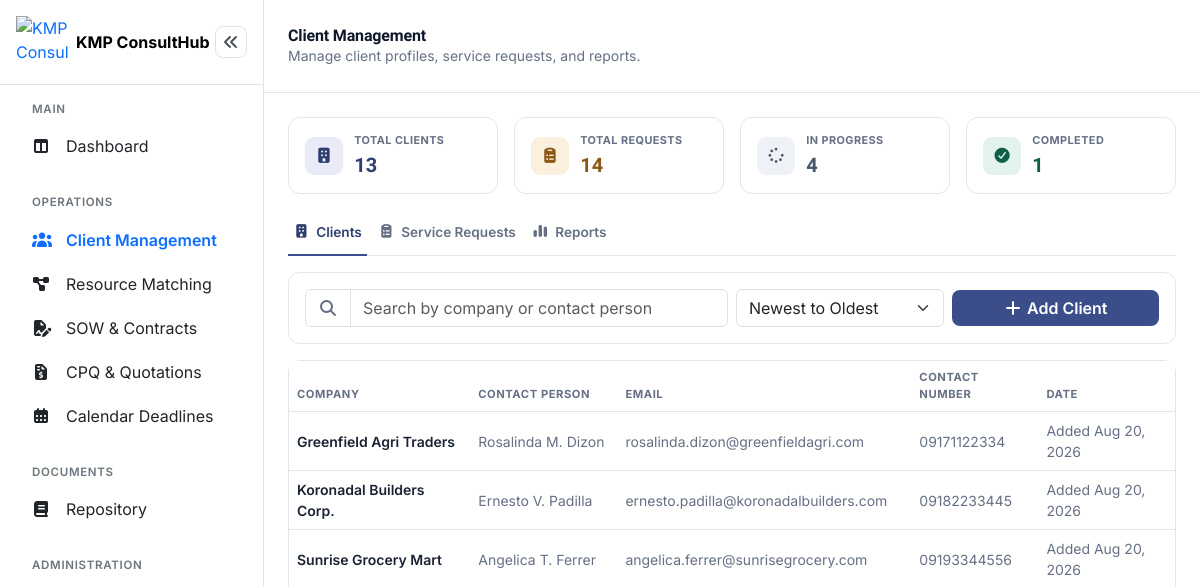
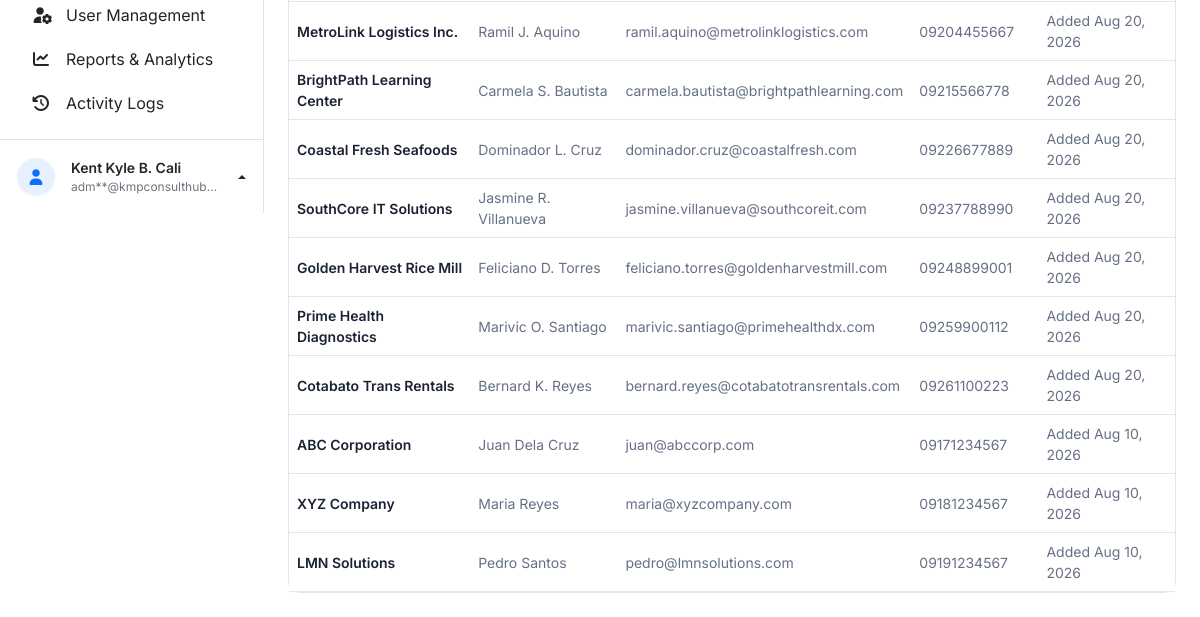
Before: /admin/client_management.php (signed in) with the older database file (2 pictures, top to bottom).
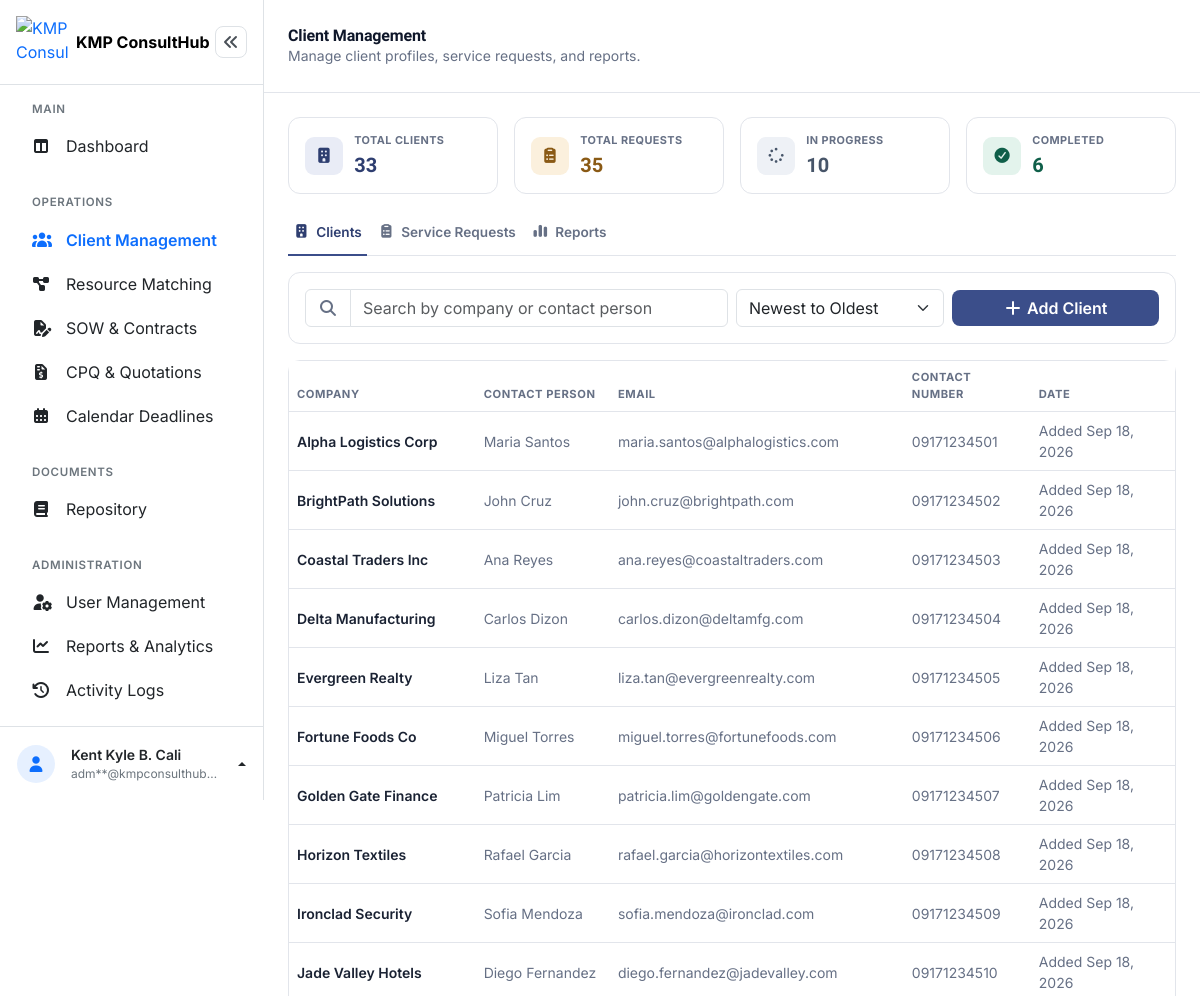
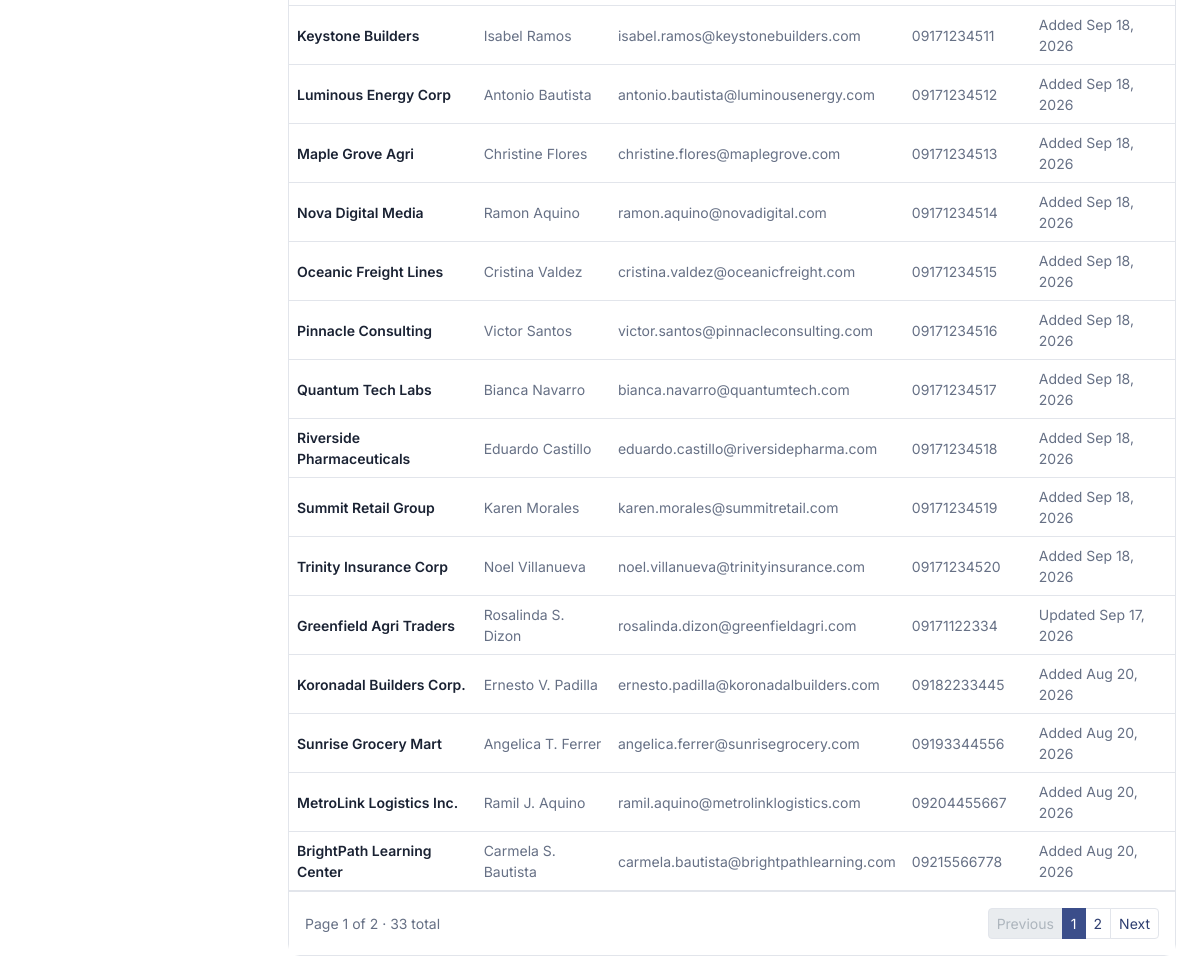
After: the same page with the newer database file (2 pictures, top to bottom).
### tables this page shows
CREATE TABLE `clients` (
  `client_id` int(10) UNSIGNED NOT NULL,
  `company_name` varchar(150) NOT NULL,
  `contact_person` varchar(150) NOT NULL,
  `email` varchar(150) NOT NULL,
  `contact_number` varchar(20) NOT NULL,
  `address` varchar(255) NOT NULL,
  `industry` varchar(100) DEFAULT NULL,
  `created_at` timestamp NOT NULL DEFAULT current_timestamp(),
  `updated_at` timestamp NOT NULL DEFAULT current_timestamp() ON UPDATE current_timestamp()
);

### admin/client_management.php (the view, shortened to what the changed rows need)
<?php
$pdo = getConnection();
$activeTab    = $_GET['tab'] ?? 'clients';
$sortOrder    = $_GET['sort'] ?? 'newest';
$sortSql      = $sortOrder === 'oldest' ? 'ASC' : 'DESC';
$searchTerm   = trim($_GET['search'] ?? '');
$perPage      = 25;
$page         = max(1, (int)($_GET['page'] ?? 1));
$offset       = ($page - 1) * $perPage;
$totalClientsAll  = (int) $pdo->query('SELECT COUNT(*) FROM clients')->fetchColumn();
$totalRequestsAll = (int) $pdo->query('SELECT COUNT(*) FROM service_requests')->fetchColumn();
if ($activeTab === 'clients') {
    $clientQuery = 'SELECT * FROM clients WHERE 1=1';
    $clientParams = [];
    $countStmt = $pdo->prepare(str_replace('SELECT *', 'SELECT COUNT(*)', $clientQuery));
    $countStmt->execute($clientParams);
    $filteredClientCount = (int) $countStmt->fetchColumn();
    $clientQuery .= " ORDER BY created_at $sortSql LIMIT $perPage OFFSET $offset";
    $stmt = $pdo->prepare($clientQuery);
    $stmt->execute($clientParams);
    $clients = $stmt->fetchAll();
    $totalPages = max(1, ceil($filteredClientCount / $perPage));
} else {
    $clients = $pdo->query('SELECT * FROM clients ORDER BY company_name ASC')->fetchAll();
}
$inProgressRequests = (int) $pdo->query("SELECT COUNT(*) FROM service_requests WHERE status = 'In Progress'")->fetchColumn();
$completedRequests  = (int) $pdo->query("SELECT COUNT(*) FROM service_requests WHERE status = 'Completed'")->fetchColumn();
function buildPageUrl(int $targetPage, string $activeTab, string $searchTerm, string $sortOrder, string $statusFilter): string
{
    $params = [
        'tab' => $activeTab,
        'page' => $targetPage,
        'search' => $searchTerm,
        'sort' => $sortOrder,
    ];
    return '?' . http_build_query($params);
}
function clientActivityLabel(array $client): string
{
    $createdAt = $client['created_at'] ?? null;
    $updatedAt = $client['updated_at'] ?? null;
    if (!empty($updatedAt) && $updatedAt !== $createdAt) {
        return 'Updated ' . date('M d, Y', strtotime($updatedAt));
    }
    return 'Added ' . date('M d, Y', strtotime($createdAt));
}
?>
<!DOCTYPE html>
<html lang="en">
<head>
<link rel="stylesheet" href="../assets/vendor/bootstrap-5.3.8/css/bootstrap.min.css">
<link rel="stylesheet" href="../assets/vendor/fontawesome-free-7.3.1/css/all.min.css">
<link rel="stylesheet" href="../assets/css/dashboard.css">
</head>
<body>
<div class="dashboard-layout d-flex">
  <div class="dashboard-main flex-grow-1" style="min-width:0;">
    <header class="dashboard-topbar bg-white d-flex align-items-center justify-content-between px-3 px-md-4">
      <div class="d-flex align-items-center gap-3">
        <div>
          <h1 class="dashboard-title h6 h5-md fw-bold mb-0">Client Management</h1>
        </div>
      </div>
    </header>
    <main class="dashboard-content p-3 p-md-4">
      <section class="row g-2 g-md-3 mb-3">
        <div class="col-6 col-md-3">
          <div class="stat-card">
            <div class="overflow-hidden">
              <div class="stat-label text-truncate">Total Clients</div>
              <div class="stat-value" style="color:var(--indigo-text);"><?= $totalClientsAll ?></div>
            </div>
          </div>
        </div>
        <div class="col-6 col-md-3">
          <div class="stat-card">
            <div class="overflow-hidden">
              <div class="stat-label text-truncate">Total Requests</div>
              <div class="stat-value" style="color:var(--warn-text);"><?= $totalRequestsAll ?></div>
            </div>
          </div>
        </div>
        <div class="col-6 col-md-3">
          <div class="stat-card">
            <div class="overflow-hidden">
              <div class="stat-label text-truncate">In Progress</div>
              <div class="stat-value" style="color:var(--slate);"><?= $inProgressRequests ?></div>
            </div>
          </div>
        </div>
        <div class="col-6 col-md-3">
          <div class="stat-card">
            <div class="overflow-hidden">
              <div class="stat-label text-truncate">Completed</div>
              <div class="stat-value" style="color:var(--success-text);"><?= $completedRequests ?></div>
            </div>
          </div>
        </div>
      </section>
      <?php if ($activeTab === 'clients'): ?>
        <section class="card">
          <div class="table-responsive">
            <table class="table table-hover align-middle mb-0">
              <thead>
                <tr>
                  <th scope="col">Company</th>
                  <th scope="col" class="d-none d-md-table-cell">Contact Person</th>
                  <th scope="col" class="d-none d-lg-table-cell">Email</th>
                  <th scope="col" class="d-none d-lg-table-cell">Contact Number</th>
                  <th scope="col" class="d-none d-md-table-cell">Date</th>
                </tr>
              </thead>
              <tbody>
                <?php if (empty($clients)): ?>
                  <tr>
                    <td colspan="5" class="text-center py-5" style="color:var(--ink-soft);">
                      <i class="fa-regular fa-folder-open fs-3 d-block mb-2"></i>
                      No clients found.
                    </td>
                  </tr>
                <?php else: ?>
                  <?php foreach ($clients as $client): ?>
                    <tr class="client-management-row"
                      data-bs-toggle="modal" data-bs-target="#viewClientModal"
                      data-id="<?= $client['client_id'] ?>"
                      data-company="<?= htmlspecialchars($client['company_name']) ?>"
                      data-contact="<?= htmlspecialchars($client['contact_person']) ?>"
                      data-email="<?= htmlspecialchars($client['email']) ?>"
                      data-number="<?= htmlspecialchars($client['contact_number']) ?>"
                      data-address="<?= htmlspecialchars($client['address']) ?>"
                      data-industry="<?= htmlspecialchars($client['industry'] ?? '') ?>">
                      <td>
                        <div class="fw-semibold small"><?= htmlspecialchars($client['company_name']) ?></div>
                      </td>
                      <td class="small d-none d-md-table-cell" style="color:var(--ink-soft);"><?= htmlspecialchars($client['contact_person']) ?></td>
                      <td class="small d-none d-lg-table-cell" style="color:var(--ink-soft);"><?= htmlspecialchars($client['email']) ?></td>
                      <td class="small d-none d-lg-table-cell" style="color:var(--ink-soft);"><?= htmlspecialchars($client['contact_number']) ?></td>
                      <td class="small d-none d-md-table-cell" style="color:var(--ink-soft);"><?= clientActivityLabel($client) ?></td>
                    </tr>
                  <?php endforeach; ?>
                <?php endif; ?>
              </tbody>
            </table>
          </div>
          <?php if ($totalPages > 1): ?>
          <div class="card-footer bg-white d-flex justify-content-between align-items-center flex-wrap gap-2 py-3" style="border-top:1px solid var(--line);">
            <span class="small" style="color:var(--ink-soft);">Page <?= $page ?> of <?= $totalPages ?> &middot; <?= $filteredClientCount ?> total</span>
            <nav aria-label="Clients pagination">
              <ul class="pagination pagination-sm mb-0">
                <li class="page-item <?= $page <= 1 ? 'disabled' : '' ?>">
                  <a class="page-link" href="<?= buildPageUrl($page - 1, 'clients', $searchTerm, $sortOrder, '') ?>">Previous</a>
                </li>
                <?php for ($i = 1; $i <= $totalPages; $i++): ?>
                  <li class="page-item <?= $i === $page ? 'active' : '' ?>">
                    <a class="page-link" href="<?= buildPageUrl($i, 'clients', $searchTerm, $sortOrder, '') ?>"><?= $i ?></a>
                  </li>
                <?php endfor; ?>
                <li class="page-item <?= $page >= $totalPages ? 'disabled' : '' ?>">
                  <a class="page-link" href="<?= buildPageUrl($page + 1, 'clients', $searchTerm, $sortOrder, '') ?>">Next</a>
                </li>
              </ul>
            </nav>
          </div>
          <?php endif; ?>
        </section>
      <?php endif; ?>
    </main>
  </div>
</div>
</body>
</html>

Changed rows visible on the page:
no longer on this page (row unchanged): clients: company_name "Coastal Fresh Seafoods", contact_person "Dominador L. Cruz", email "dominador.cruz@coastalfresh.com", contact_number "09226677889", created_at "Added Aug 20, 2026"
no longer on this page (row unchanged): clients: company_name "SouthCore IT Solutions", contact_person "Jasmine R. Villanueva", email "jasmine.villanueva@southcoreit.com", contact_number "09237788990", created_at "Added Aug 20, 2026"
no longer on this page (row unchanged): clients: company_name "Golden Harvest Rice Mill", contact_person "Feliciano D. Torres", email "feliciano.torres@goldenharvestmill.com", contact_number "09248899001", created_at "Added Aug 20, 2026"
no longer on this page (row unchanged): clients: company_name "Prime Health Diagnostics", contact_person "Marivic O. Santiago", email "marivic.santiago@primehealthdx.com", contact_number "09259900112", created_at "Added Aug 20, 2026"
no longer on this page (row unchanged): clients: company_name "Cotabato Trans Rentals", contact_person "Bernard K. Reyes", email "bernard.reyes@cotabatotransrentals.com", contact_number "09261100223", created_at "Added Aug 20, 2026"
no longer on this page (row unchanged): clients: company_name "ABC Corporation", contact_person "Juan Dela Cruz", email "juan@abccorp.com", contact_number "09171234567", created_at "Added Aug 10, 2026"
no longer on this page (row unchanged): clients: company_name "XYZ Company", contact_person "Maria Reyes", email "maria@xyzcompany.com", contact_number "09181234567", created_at "Added Aug 10, 2026"
no longer on this page (row unchanged): clients: company_name "LMN Solutions", contact_person "Pedro Santos", email "pedro@lmnsolutions.com", contact_number "09191234567", created_at "Added Aug 10, 2026"
added clients: company_name "Alpha Logistics Corp", contact_person "Maria Santos", email "maria.santos@alphalogistics.com", contact_number "09171234501", created_at "Added Sep 18, 2026"
added clients: company_name "BrightPath Solutions", contact_person "John Cruz", email "john.cruz@brightpath.com", contact_number "09171234502", created_at "Added Sep 18, 2026"
added clients: company_name "Coastal Traders Inc", contact_person "Ana Reyes", email "ana.reyes@coastaltraders.com", contact_number "09171234503", created_at "Added Sep 18, 2026"
added clients: company_name "Delta Manufacturing", contact_person "Carlos Dizon", email "carlos.dizon@deltamfg.com", contact_number "09171234504", created_at "Added Sep 18, 2026"
added clients: company_name "Evergreen Realty", contact_person "Liza Tan", email "liza.tan@evergreenrealty.com", contact_number "09171234505", created_at "Added Sep 18, 2026"
added clients: company_name "Fortune Foods Co", contact_person "Miguel Torres", email "miguel.torres@fortunefoods.com", contact_number "09171234506", created_at "Added Sep 18, 2026"
added clients: company_name "Golden Gate Finance", contact_person "Patricia Lim", email "patricia.lim@goldengate.com", contact_number "09171234507", created_at "Added Sep 18, 2026"
added clients: company_name "Horizon Textiles", contact_person "Rafael Garcia", email "rafael.garcia@horizontextiles.com", contact_number "09171234508", created_at "Added Sep 18, 2026"
added clients: company_name "Ironclad Security", contact_person "Sofia Mendoza", email "sofia.mendoza@ironclad.com", contact_number "09171234509", created_at "Added Sep 18, 2026"
added clients: company_name "Jade Valley Hotels", contact_person "Diego Fernandez", email "diego.fernandez@jadevalley.com", contact_number "09171234510", created_at "Added Sep 18, 2026"
added clients: company_name "Keystone Builders", contact_person "Isabel Ramos", email "isabel.ramos@keystonebuilders.com", contact_number "09171234511", created_at "Added Sep 18, 2026"
added clients: company_name "Luminous Energy Corp", contact_person "Antonio Bautista", email "antonio.bautista@luminousenergy.com", contact_number "09171234512", created_at "Added Sep 18, 2026"
added clients: company_name "Maple Grove Agri", contact_person "Christine Flores", email "christine.flores@maplegrove.com", contact_number "09171234513", created_at "Added Sep 18, 2026"
added clients: company_name "Nova Digital Media", contact_person "Ramon Aquino", email "ramon.aquino@novadigital.com", contact_number "09171234514", created_at "Added Sep 18, 2026"
added clients: company_name "Oceanic Freight Lines", contact_person "Cristina Valdez", email "cristina.valdez@oceanicfreight.com", contact_number "09171234515", created_at "Added Sep 18, 2026"
added clients: company_name "Pinnacle Consulting", contact_person "Victor Santos", email "victor.santos@pinnacleconsulting.com", contact_number "09171234516", created_at "Added Sep 18, 2026"
added clients: company_name "Quantum Tech Labs", contact_person "Bianca Navarro", email "bianca.navarro@quantumtech.com", contact_number "09171234517", created_at "Added Sep 18, 2026"
added clients: company_name "Riverside Pharmaceuticals", contact_person "Eduardo Castillo", email "eduardo.castillo@riversidepharma.com", contact_number "09171234518", created_at "Added Sep 18, 2026"
added clients: company_name "Summit Retail Group", contact_person "Karen Morales", email "karen.morales@summitretail.com", contact_number "09171234519", created_at "Added Sep 18, 2026"
added clients: company_name "Trinity Insurance Corp", contact_person "Noel Villanueva", email "noel.villanueva@trinityinsurance.com", contact_number "09171234520", created_at "Added Sep 18, 2026"
changed clients "Greenfield Agri Traders": contact_person "Rosalinda M. Dizon" → "Rosalinda S. Dizon"; updated_at "Added Aug 20, 2026" → "Updated Sep 17, 2026"
Other visible differences:
$totalClientsAll: "13" → "33"
$totalRequestsAll: "14" → "35"
$inProgressRequests: "4" → "10"
$completedRequests: "1" → "6"
$page: (not shown) → "1"
$totalPages: (not shown) → "2"
$filteredClientCount: (not shown) → "33"
text now shown: "Page of · total Previous Next"
new list line: "1"
new list line: "2"
